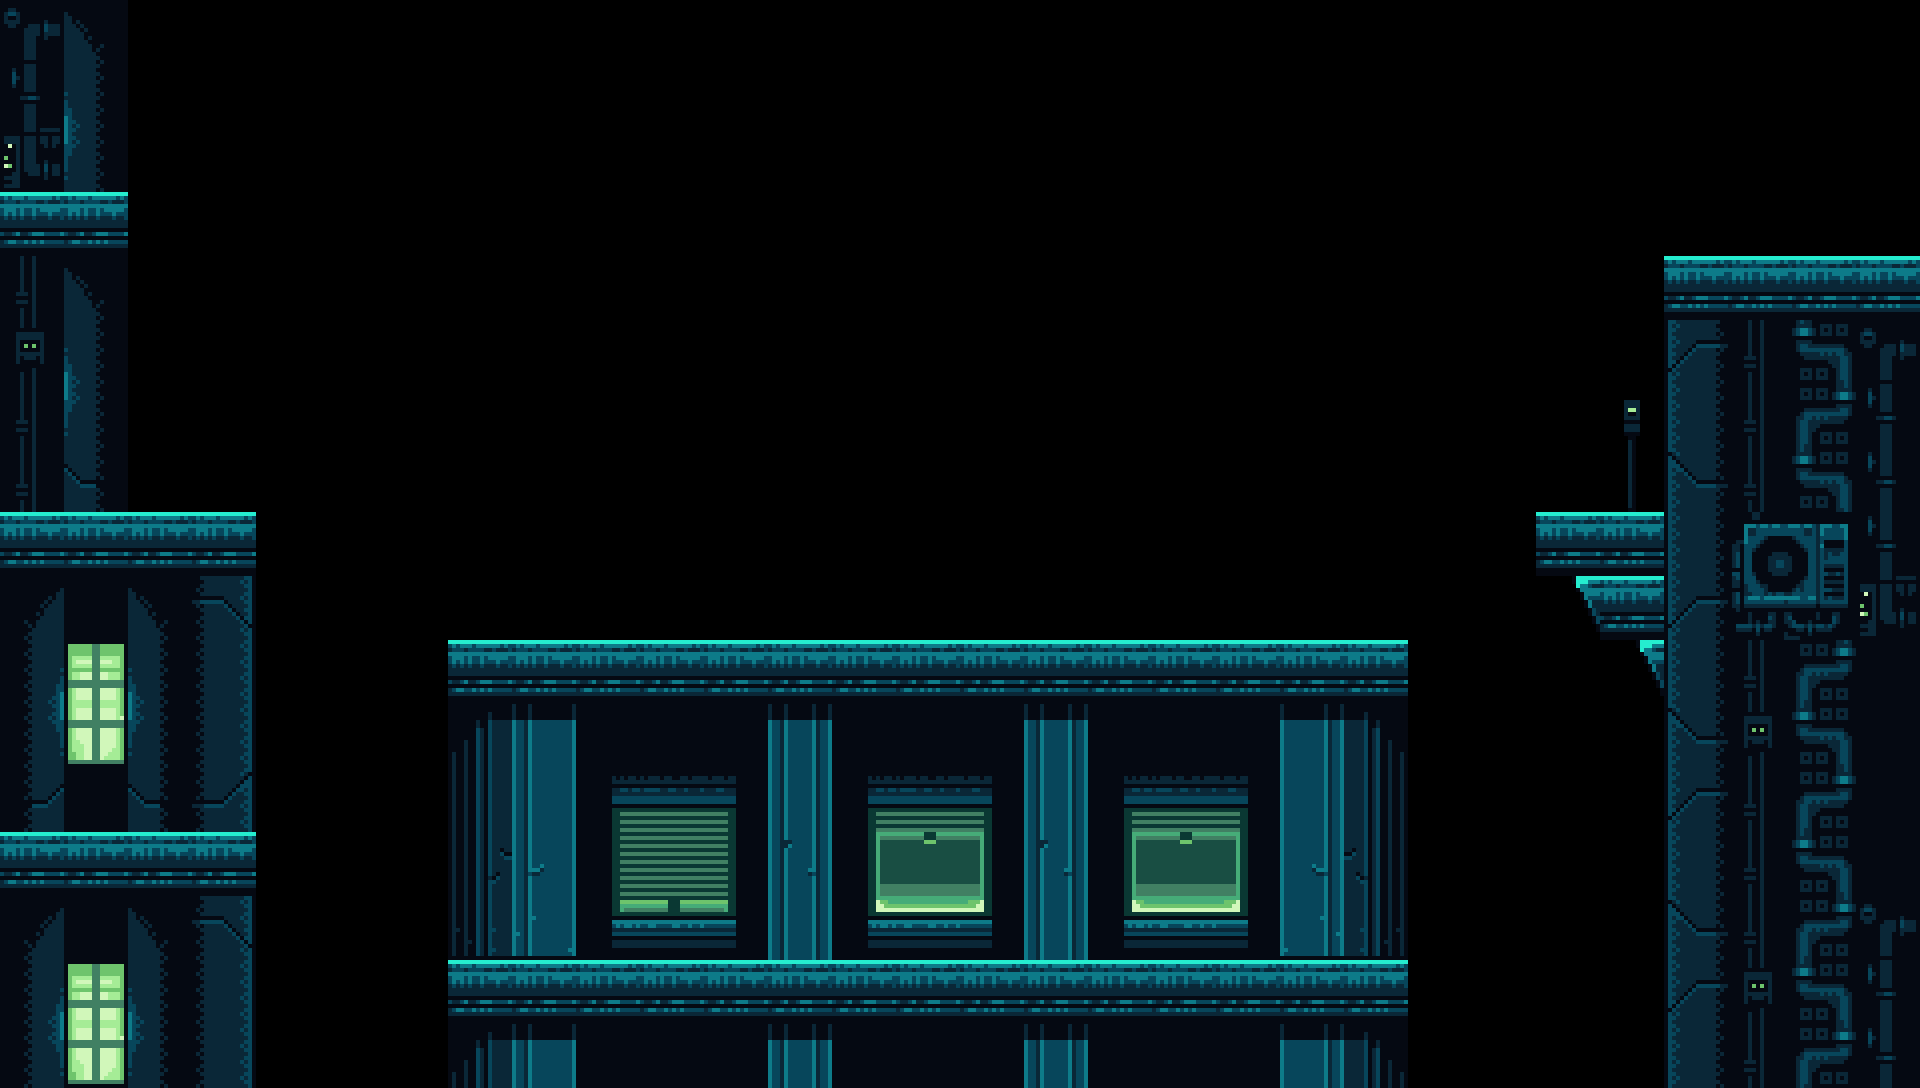

This is a level from a 2D game, rendered from its Tiled map with the project's own tilesets. A one-line summary and the complete map file follow:
An orthogonal 30x17 tile map with 64x64 px tiles, 1 tile layer (Calque de Tile 1).

<map version="1.5" tiledversion="1.7.2" orientation="orthogonal" renderorder="right-down" width="30" height="17" tilewidth="64" tileheight="64" infinite="0" nextlayerid="2" nextobjectid="1">
 <editorsettings>
  <export target="neo_lagos_64x_n.csv" format="csv" />
 </editorsettings>
 <tileset firstgid="1" source="../../assets/Platform/tiles/tileset_city_64x.tsx" />
 <layer id="1" name="Calque de Tile 1" width="30" height="17">
  <data encoding="csv">
149,30,0,0,0,0,0,0,0,0,0,0,0,0,0,0,0,0,0,0,0,0,0,0,0,0,0,0,0,0,
173,54,0,0,0,0,0,0,0,0,0,0,0,0,0,0,0,0,0,0,0,0,0,0,0,0,0,0,0,0,
197,78,0,0,0,0,0,0,0,0,0,0,0,0,0,0,0,0,0,0,0,0,0,0,0,0,0,0,0,0,
272,272,0,0,0,0,0,0,0,0,0,0,0,0,0,0,0,0,0,0,0,0,0,0,0,0,0,0,0,0,
245,30,0,0,0,0,0,0,0,0,0,0,0,0,0,0,0,0,0,0,0,0,0,0,0,0,272,272,272,272,
269,54,0,0,0,0,0,0,0,0,0,0,0,0,0,0,0,0,0,0,0,0,0,0,0,0,26,245,191,149,
245,78,0,0,0,0,0,0,0,0,0,0,0,0,0,0,0,0,0,0,0,0,0,0,0,153,50,245,167,173,
245,102,0,0,0,0,0,0,0,0,0,0,0,0,0,0,0,0,0,0,0,0,0,0,0,201,74,245,191,173,
272,272,272,272,0,0,0,0,0,0,0,0,0,0,0,0,0,0,0,0,0,0,0,0,272,272,50,228,229,173,
28,29,30,32,0,0,0,0,0,0,0,0,0,0,0,0,0,0,0,0,0,0,0,0,271,272,26,252,253,197,
52,53,54,56,0,0,0,272,272,272,272,272,272,272,272,272,272,272,272,272,272,272,0,0,0,271,50,245,167,29,
76,77,78,56,0,0,0,34,35,29,29,29,37,29,29,29,37,29,29,29,43,44,0,0,0,0,74,269,191,29,
100,29,102,80,0,0,0,58,59,39,40,41,61,39,40,41,61,39,40,41,67,68,0,0,0,0,26,245,167,29,
272,272,272,272,0,0,0,82,83,87,88,89,85,207,208,209,85,207,208,209,91,92,0,0,0,0,50,245,191,29,
28,29,30,32,0,0,0,106,107,111,112,113,61,231,232,233,61,231,232,233,115,116,0,0,0,0,74,245,167,149,
52,53,54,56,0,0,0,272,272,272,272,272,272,272,272,272,272,272,272,272,272,272,0,0,0,0,26,269,191,173,
76,77,78,56,0,0,0,34,35,29,29,29,37,29,29,29,37,29,29,29,43,44,0,0,0,0,50,245,167,173
</data>
 </layer>
</map>